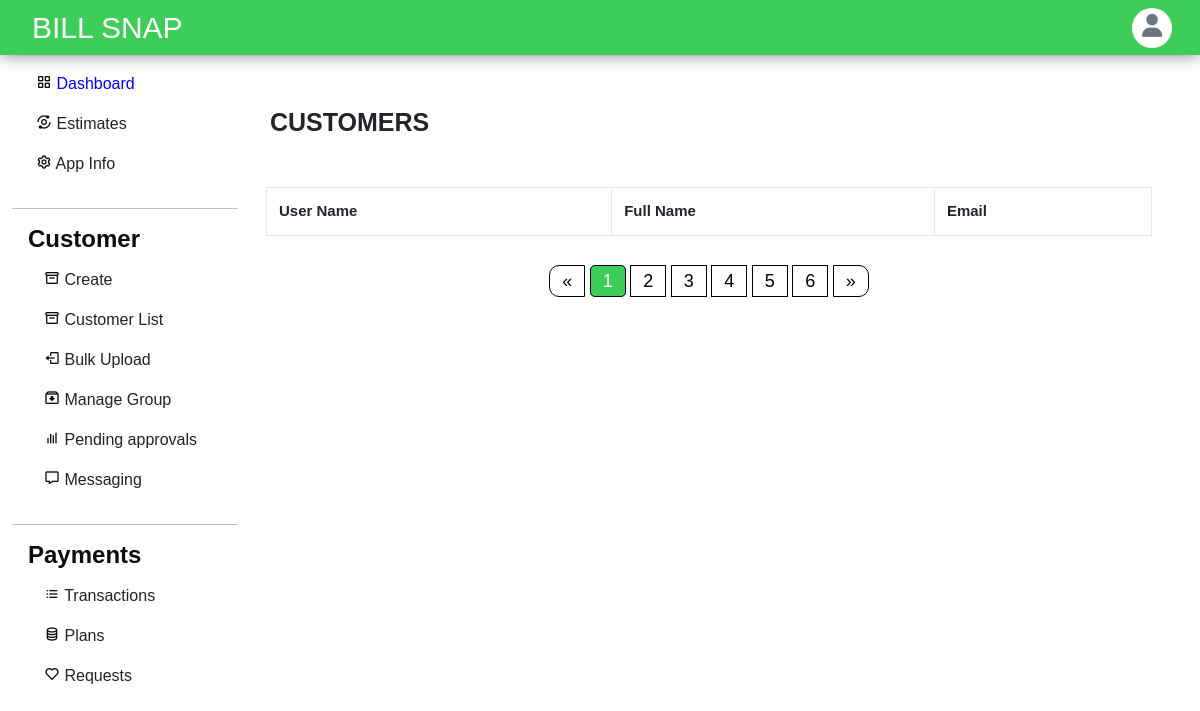
Page /groups/plangroup/app-one/lj1vhEwFHK (signed in) on the earlier database version.
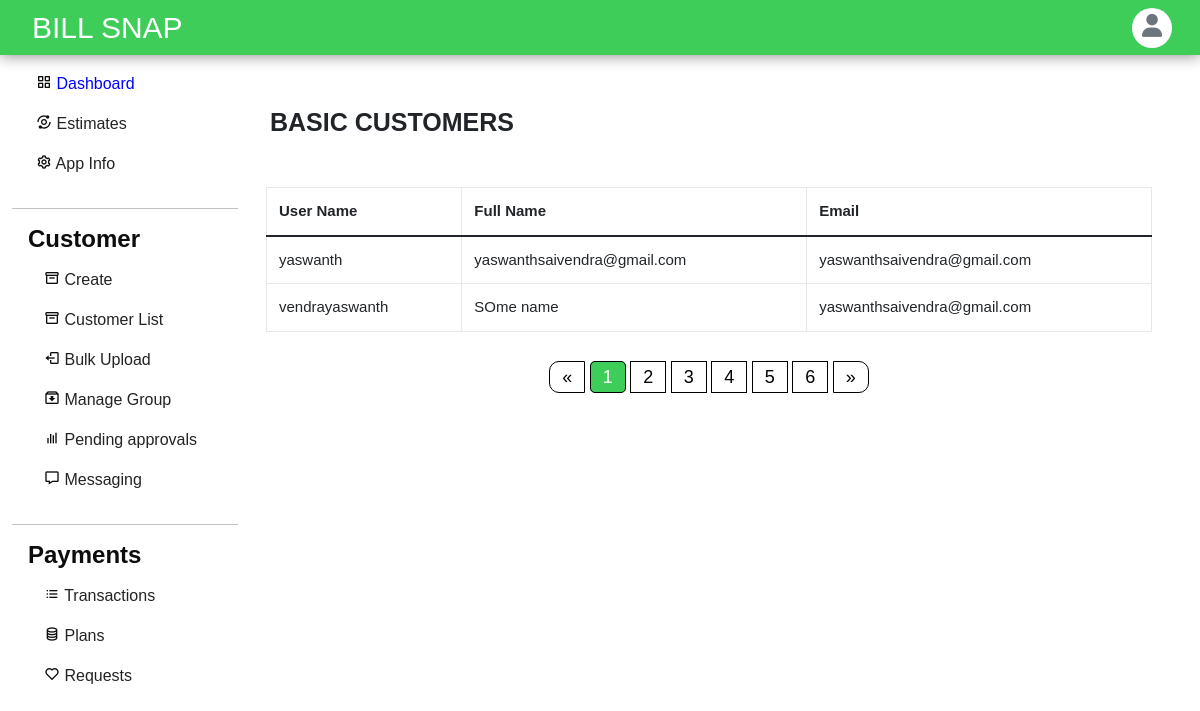
Same page on the later database version.
### plans/models.py (models this page shows, shortened)
class Plan(models.Model):
    slug = models.CharField(max_length=20, default=generate_code, editable=False)
    app = models.ForeignKey(applists, on_delete=models.CASCADE)
    title = models.CharField(max_length=200)
    price = models.IntegerField(default=0)
    description = models.TextField(max_length=800)
    duration = models.IntegerField(default=30, choices=[
            (30, '1 Month'),
            (180, '6 Months'),
            (364, '1 Year')
        ],
    )
    default_for_customer = models.BooleanField(default=False)

### accounts/models.py (models this page shows, shortened)
class Profile(models.Model):
    user = models.OneToOneField(User, on_delete=models.CASCADE, related_name='profile')
    apps=models.ManyToManyField(applists,related_name='apps')
    status = models.CharField(choices=status_choices, max_length=20, default='c')
    full_name = models.CharField(max_length=100, blank=True, null=True)
    utility_name = models.CharField(max_length=200, null=True, blank=True)
    utility_short_name= models.CharField(max_length=50, null=True, blank=True)
    utility_state= models.CharField(max_length=50, null=True, blank=True)
    utility_district= models.CharField(max_length=50, null=True, blank=True)
    utility_country= models.CharField(max_length=50, null=True, blank=True)
    utility_postalcode= models.CharField(max_length=20, null=True, blank=True)
    utility_address=models.TextField(max_length=200, null=True, blank=True)
    contact_person= models.CharField(max_length=200, null=True, blank=True)
    contact_email = models.EmailField(max_length=50, null=True, blank=True)
    contact_phnum = models.CharField(max_length=15, null=True, blank=True)
    contact_mobile= models.CharField(max_length=15, null=True, blank=True)
    contact_designation= models.CharField(max_length=100, null=True, blank=True)
    contact_landline= models.CharField(max_length=20, null=True, blank=True)
    emergency_person=models.CharField(max_length=200, null=True, blank=True)
    emergency_altperson=models.CharField(max_length=200, null=True, blank=True)
    emergency_mobile=models.CharField(max_length=200, null=True, blank=True)
    emergency_altmobile=models.CharField(max_length=200, null=True, blank=True)
    emergency_officeaddress=models.TextField(max_length=200,null=True,blank=True)
    emergency_altofficeaddress=models.TextField(max_length=200,null=True,blank=True)
    info_created_at = models.DateTimeField(auto_now_add=True)
    info_updated_at = models.DateTimeField(auto_now=True)
    se_coins= models.IntegerField(null=True, default=999, blank=True)
    slug = models.SlugField(max_length=200, editable=False, null=True, blank=True)
    admin=models.BooleanField(default=False)
    plans = models.ManyToManyField(Plan)
    plan_active = models.BooleanField(default=False)
    paid = models.BooleanField(default=False)

### groups/views.py (the view)
# urls.py: path('plangroup/<str:slug>/<str:plangroupslug>', show_plan_group, name='plangroup'),
def show_plan_group(request, slug, plangroupslug):
    if request.user.is_superuser:
        if request.method == 'GET':
            plan = Plan.objects.filter(slug=plangroupslug).first()
            users = Profile.objects.filter(plans=plan)
            payload = {
                'plan': plan,
                'users': users,
                'slug' : slug
            }
            return render(request, 'groups-panel/plangroup.html', payload)

### templates/groups-panel/plangroup.html (shortened to what this page needs)
{% load crispy_forms_tags %}
{% load static %}
<!DOCTYPE html>
<html lang="en">
<head>
    <link href="https://cdn.jsdelivr.net/npm/bootstrap@5.1.3/dist/css/bootstrap.min.css" rel="stylesheet"
 />
    <link href='https://unpkg.com/boxicons@2.0.7/css/boxicons.min.css' rel='stylesheet'>
    <link rel="stylesheet" href="https://cdnjs.cloudflare.com/ajax/libs/font-awesome/6.1.1/css/all.min.css" />
    <link rel="stylesheet" href="{% static 'assets/styles.css'%}">
</head>
<body>
    {% include "dashnav.html" %}
    <div class="main mx-auto">
        <div class="row bulkuploadcontent">
            {% include "dashsidebar.html" %}
            <div class="col-md-7  flex-md-fill m-3">
                <div class="col right create-customer ps-0 pe-4 me-2" id="">
                    <h2 class="ps-1 pt-3 text-uppercase" id="pspt">{{plan.title}} CUSTOMERS</h2><br>
                    <div class="table-responsive my-3">
                        <table class="table table-bordered" id='table_filter'>
                            <thead>
                                <tr>
                                    <th>User Name</th>
                                    <th>Full Name</th>
                                    <th>Email</th>
                                </tr>
                            </thead>
                            <tbody>
                                {% for user in users %}
                                <tr>
                                    <td>{{ user.user.username}}</td>
                                    <td>{{ user.full_name}}</td>
                                    <td>{{ user.contact_email}}</td>
                                </tr>
                                {%endfor%}
                            </tbody>
                        </table>
                    </div>
                    <div class="demo1">
                        <div class="demo">
                            <a href="#">&laquo;</a>
                            <a href="#" class="active">1</a>
                            <a href="#">2</a>
                            <a href="#">3</a>
                            <a href="#">4</a>
                            <a href="#">5</a>
                            <a href="#">6</a>
                            <a href="#">&raquo;</a>
                        </div>
                    </div>
                </div>
            </div>
        </div>
    </div>
</body>
</html>

Differences in the rows shown:
added Plan: title "BASIC"
now on this page (row edited): Profile: user.username "yaswanth", full_name "yaswanthsaivendra@gmail.com", contact_email "yaswanthsaivendra@gmail.com"
now on this page (row edited): Profile: user.username "vendrayaswanth", full_name "SOme name", contact_email "yaswanthsaivendra@gmail.com"
